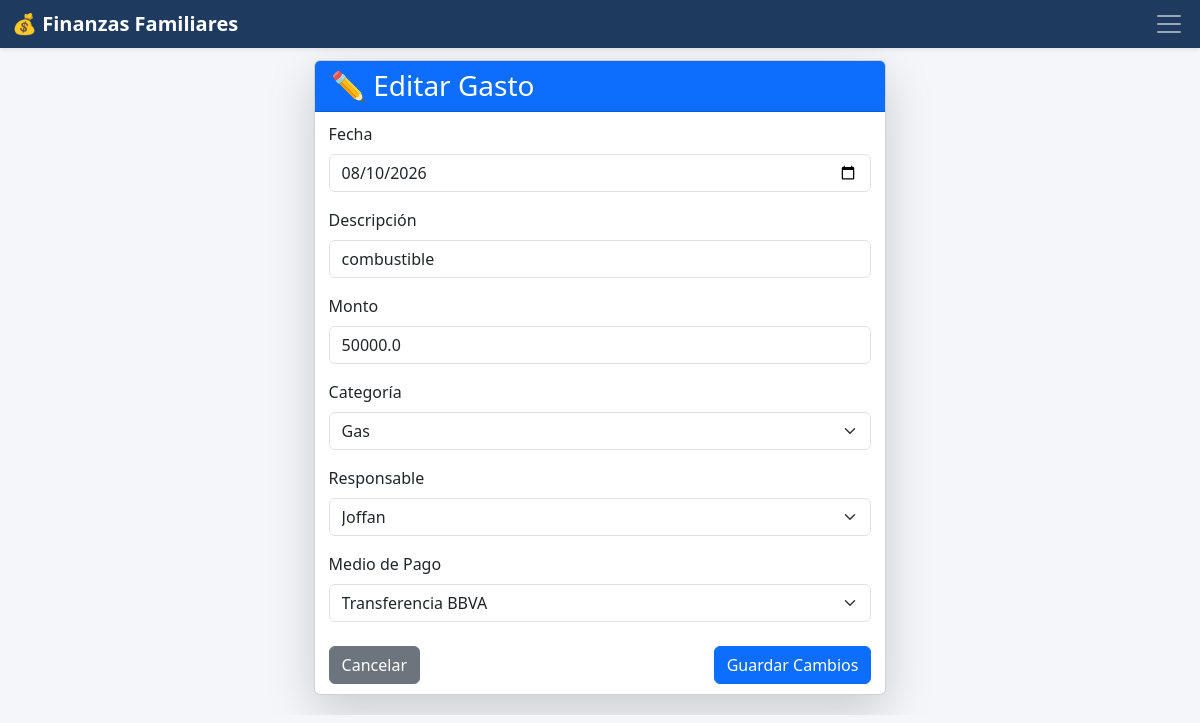
/gastos/24/editar, run on the app's committed database.
### app.py (models this page shows)
class Gasto(db.Model):
    id = db.Column(db.Integer, primary_key=True)
    fecha = db.Column(db.String(20))
    descripcion = db.Column(db.String(200))
    monto = db.Column(db.Float)
    categoria = db.Column(db.String(50))
    responsable = db.Column(db.String(50))
    medio_pago = db.Column(db.String(50))
    gasto_recurrente_id = db.Column(db.Integer, db.ForeignKey('gasto_recurrente.id'), nullable=True)
    pagado = db.Column(db.Boolean, default=False)
    recurrente = db.relationship('GastoRecurrente', backref='gastos_generados', lazy=True)

### app.py (the view, shortened to what this page needs)
@app.route("/gastos/<int:id>/editar", methods=["GET", "POST"])
def editar_gasto(id):
    gasto = Gasto.query.get_or_404(id)
    return render_template("nuevo_gasto.html", gasto=gasto, **obtener_opciones())

### templates/nuevo_gasto.html (shortened to what this page needs)
{% extends "base.html" %}
{% block contenido %}
<div class="row justify-content-center">
    <div class="col-md-8 col-lg-6">
        <div class="card shadow-lg">
            <div class="card-header bg-primary text-white">
                <h3 class="mb-0">
                    {% if gasto %}✏️ Editar Gasto{% else %}💰 Registrar Gasto{% endif %}
                </h3>
            </div>
            <div class="card-body">
                <form method="POST">
                    <div class="mb-3">
                        <label class="form-label">Fecha</label>
                        <input type="date" class="form-control" name="fecha" value="{{ gasto.fecha if gasto else '' }}" required>
                    </div>
                    <div class="mb-3">
                        <label class="form-label">Descripción</label>
                        <input type="text" class="form-control" name="descripcion" value="{{ gasto.descripcion if gasto else '' }}" required>
                    </div>
                    <div class="mb-3">
                        <label class="form-label">Monto</label>
                        <input type="number" step="0.01" class="form-control" name="monto" value="{{ gasto.monto if gasto else '' }}" required>
                    </div>
                    <div class="mb-3">
                        <label class="form-label">Categoría</label>
                        <select class="form-select" name="categoria" required>
                            {% for cat in categorias %}
                                <option value="{{ cat }}" {% if gasto and gasto.categoria == cat %}selected{% endif %}>{{ cat }}</option>
                            {% endfor %}
                        </select>
                    </div>
                    <div class="mb-3">
                        <label class="form-label">Responsable</label>
                        <select class="form-select" name="responsable" required>
                            {% for resp in responsables %}
                                <option value="{{ resp }}" {% if gasto and gasto.responsable == resp %}selected{% endif %}>{{ resp }}</option>
                            {% endfor %}
                        </select>
                    </div>
                    <div class="mb-3">
                        <label class="form-label">Medio de Pago</label>
                        <select class="form-select" name="medio_pago" required>
                            {% for mp in medios_pago %}
                                <option value="{{ mp }}" {% if gasto and gasto.medio_pago == mp %}selected{% endif %}>{{ mp }}</option>
                            {% endfor %}
                        </select>
                    </div>
                    <div class="d-flex justify-content-between align-items-center mt-4">
                        <a href="{{ url_for('listar_gastos') }}" class="btn btn-secondary">
                            Cancelar
                        </a>
                        <button type="submit" class="btn btn-primary">
                            {% if gasto %}Guardar Cambios{% else %}Guardar Gasto{% endif %}
                        </button>
                    </div>
                </form>
            </div>
        </div>
    </div>
</div>
{% endblock %}

### templates/base.html (style rules this page uses)
body { background-color: #f5f6fa; }
.card { margin-bottom: 0.5rem !important; }
.card-body { padding: 0.65rem 0.85rem !important; }

### data on the page
Gasto: fecha "08/10/2026", descripcion "combustible", monto "50000.0", categoria "Gas", responsable "Joffan", medio_pago "Transferencia BBVA"
